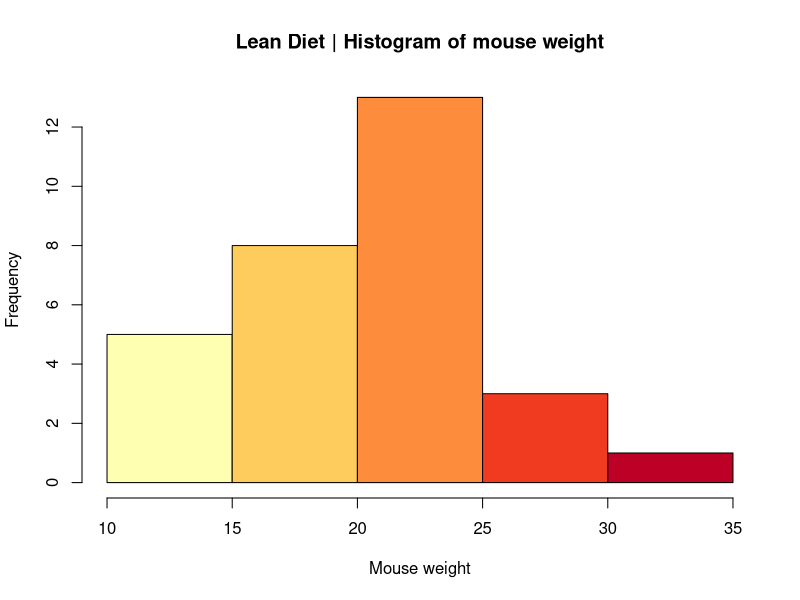
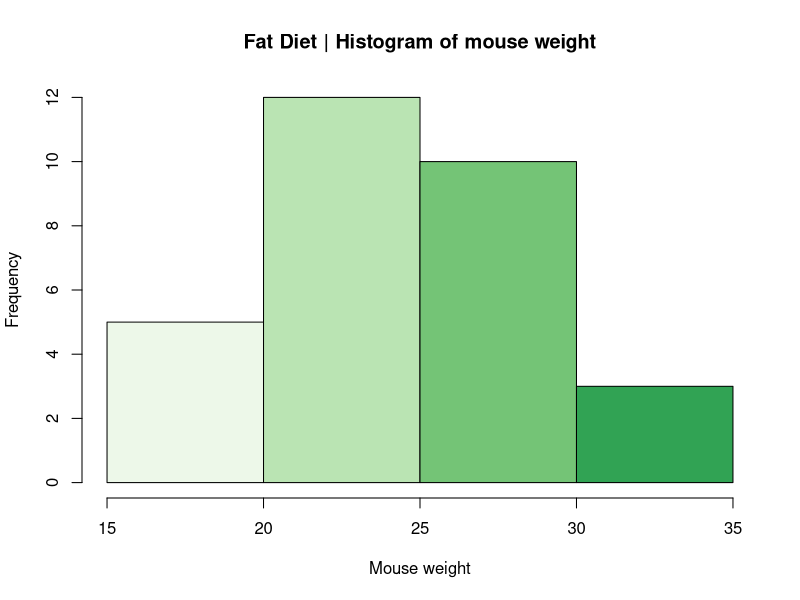
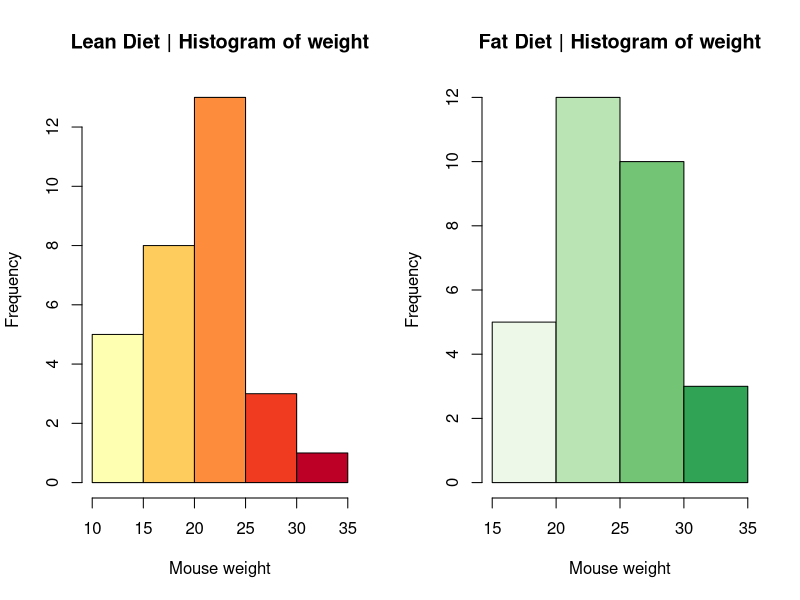
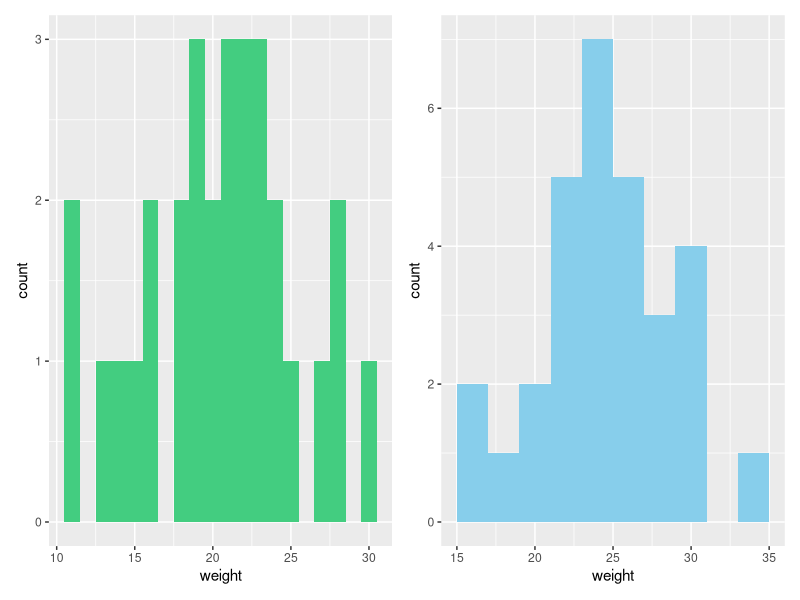
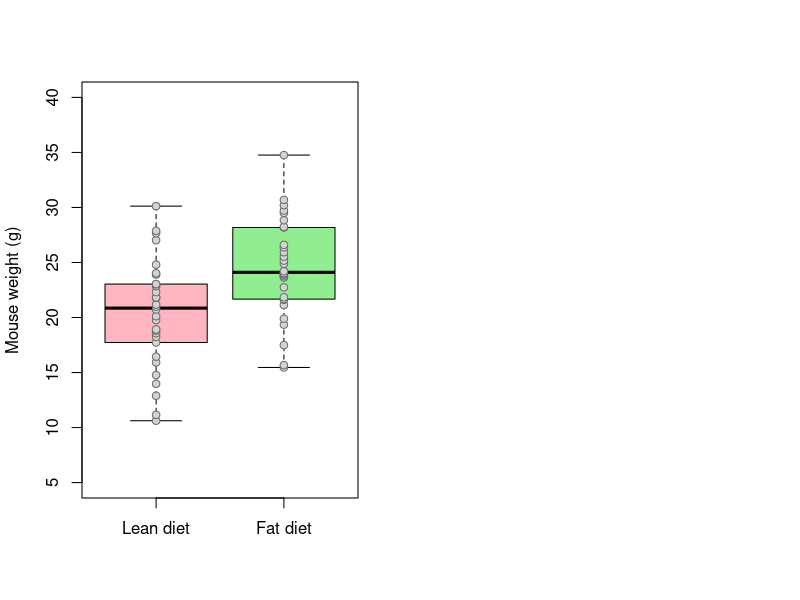
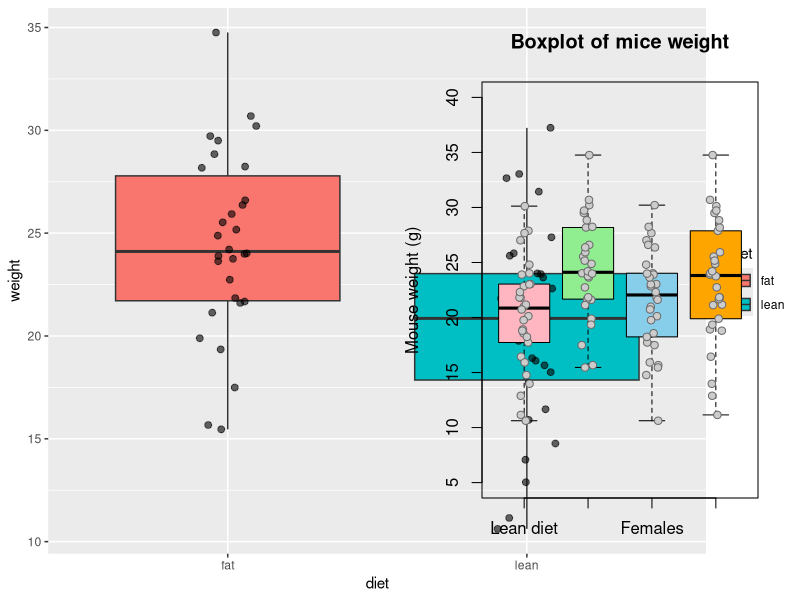
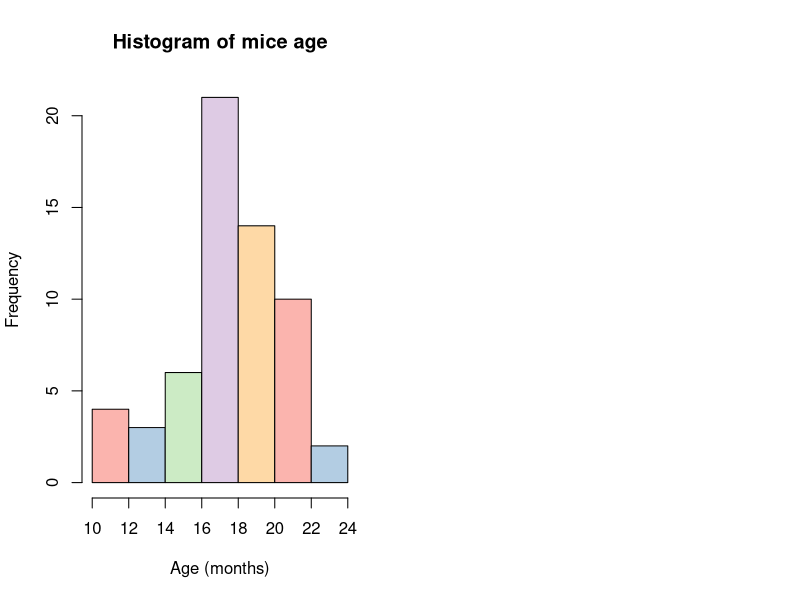
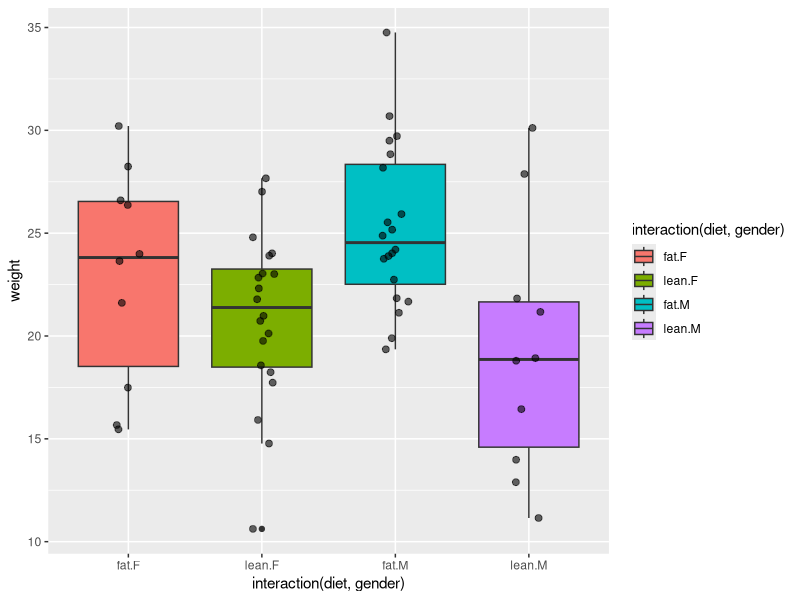

Recreate these plots in R, in order.
## ---- chunk 1
#| label: dataload
#| eval: true
#| warning: false

# Load required packages
library(tidyverse)     # to ease data wrangling and visualization
library(here)          # to help with file paths 
library(RColorBrewer)  # color palettes
library(patchwork)     # combine plots in panels for figures

# Load the file and save it to object mice_data
mice_data <- read.table(file=here("data/diet_mice_metadata.txt"), 
                        header = TRUE,
                        sep = "\t", dec = ".",
                        stringsAsFactors = TRUE)
## ---- chunk 2
#| label: exploreData
#| eval: true

head (mice_data, 10)   # Show the first 10 rows
tail (mice_data, 10)   # Show the last 10 rows
str(mice_data)         # Describe the class of each column in the dataset
summary (mice_data)    # Get the summary statistics for all columns
## ---- chunk 3
#| label: createTables
#| eval: true

# Filter the diet column by lean or fat and save results in a data frame
lean <- subset (mice_data, diet == "lean")
fat <- subset (mice_data, diet == "fat")

# Look at the new tables
head (lean)
head (fat)
## ---- chunk 4
#| label: descStat
#| eval: true

# Summary statistics per type of diet - min, max, median, average, standard deviation and variance 
summary(lean)      # quartiles, median, mean, max and min
sd (lean$weight)   # standard deviation of the weight
var(lean$weight)   # variance of the weight (var=sd^2)

summary(fat)
sd (fat$weight)   
var(fat$weight)

# The same using tidyverse style programming
mice_data %>%
  group_by(diet) %>%
  summarise(sd = sd(weight))

## ---- chunk 5
#| label: histogram
#| eval: true

# Histogram using base R plotting functions
hist(lean$weight,
     xlab = "Mouse weight",                         
     main = "Lean Diet | Histogram of mouse weight", 
     col = brewer.pal(5, "YlOrRd"))   # using 5 colors of the Yellow to Red palette

# Make the same plot for the fat diet, using our own colors
   # to see the other color names: colors()
hist(fat$weight,
     xlab = "Mouse weight",
     main = "Fat Diet | Histogram of mouse weight", 
      col = brewer.pal(5, "Greens"))

# Plot both histograms in same image
par(mfrow=c(1,2))   # set the parameters for the number of rows and columns of plots

hist(lean$weight, col = brewer.pal(5, "YlOrRd"),
     xlab = "Mouse weight",                            
     main = "Lean Diet | Histogram of weight")

hist(fat$weight,
     xlab = "Mouse weight",
     main = "Fat Diet | Histogram of weight", 
     col = brewer.pal(5, "Greens"))

# Similar plot, but using ggplot2
mice_data %>%
  filter(diet == "lean") %>%
  ggplot(mapping = aes(weight)) +
  geom_histogram(binwidth = 1, fill = "seagreen3" ) -> p_hist_lean

mice_data %>%
  filter(diet == "fat") %>%
  ggplot(mapping = aes(weight)) +
  geom_histogram(binwidth = 2, fill = "skyblue") -> p_hist_fat

p_hist_lean + p_hist_fat

## ---- chunk 6
#| label: boxPlot
#| eval: true

# Box and whiskers plot 
boxplot(lean$weight, fat$weight, col=c("lightpink", "lightgreen"),
        names=c("Lean diet", "Fat diet"),
        ylab="Mouse weight (g)",
        ylim = c(5, 40))   # setting the limits of the y axis

# Plot individual points and add them to the boxplot
   # pch is the point character, i.e. the symbol used for the points
stripchart(list(lean$weight, fat$weight),
           vertical = TRUE, method = "stack",
           pch = 21, col="grey42", bg="lightgrey",  
           add = TRUE)


# Similar, but using ggplo2
mice_data %>%
  ggplot(mapping=(aes(x=diet,y=weight))) +
  geom_boxplot(aes(fill=diet)) +
  geom_jitter(width=0.1, size=2, alpha=0.6)
  
  
## ---- chunk 7
#| label: viewExtraData
#| eval: true

# create table with weights per gender
females <- subset (mice_data, gender == "F")
males <- subset (mice_data, gender == "M")

# Box and whiskers plot
boxplot(lean$weight, fat$weight, females$weight, males$weight,
        ylim = c(5, 40),
        col=c("lightpink", "lightgreen", "skyblue", "orange"),
        names=c("Lean diet", "Fat diet", "Females", "Males"),
        ylab="Mouse weight (g)", main = "Boxplot of mice weight")

# Plot individual points and add them to the boxplot
stripchart(list(lean$weight, fat$weight, females$weight, males$weight),
           vertical = TRUE, method = "jitter",
           pch = 21, col="grey42", bg="grey80",
           add = TRUE)

# Look at the distribution of age
hist(mice_data$age_months, 
     xlab="Age (months)", 
     col = brewer.pal(5, "Pastel1"),
     main="Histogram of mice age")


# Similar, but using ggplot and an interaction term (which is what we are really interested in looking at)
mice_data %>%
  ggplot(mapping = aes(x=interaction(diet,gender),y=weight)) +
  geom_boxplot(aes(fill=interaction(diet,gender))) +
  geom_jitter(width=0.1, size=2, alpha=0.6)

# What if we want violin plots?
mice_data %>%
  ggplot(mapping = aes(x=interaction(diet,gender),y=weight)) +
  geom_violin(aes(fill=interaction(diet,gender))) +
  geom_jitter(width=0.1, size=2, alpha=0.6)

## ---- chunk 8
#| label: freq_table
#| eval: true

# How many measurements do we have for each gender (a categorical variable)
table(mice_data$gender)

# How many measurements do we have for each diet (a categorical variable)
table(mice_data$diet)

# How many measurements do we have for each gender in each diet? (Count the number of observations in the combination between the two categorical variables).
table(mice_data$diet, mice_data$gender)

# We can also use this for numerical discrete variables, like age.
# How many measurements of each age (a discrete variable) do we have by gender? 
table(mice_data$age_months, mice_data$gender)

# And by diet type? 
table(mice_data$age_months, mice_data$diet)

# What if we want to know the results for each of the three variables: age, diet and gender?
   # Using ftable instead of table to format the output in a more friendly way
ftable(mice_data$age_months, mice_data$diet, mice_data$gender)

# Doing a similar analysis, using tidyverse programming style
mice_data %>%
  group_by(age_months, diet, gender) %>%
  count()

## ---- chunk 9
#| label: correlation
#| eval: true

# Create the vectors with the variables of interest
my.weight <- mice_data$weight 
my.age <- mice_data$age_months

# Step1: scatter plot of age and weight 
# Note that the dependent variable is the weight, so it should be in the y axis, while the independent variable should be in the x axis.
plot(mice_data$age_months, mice_data$weight,
     ylab = "Weight (g)",
     xlab = "Age (months)", 
     pch = 19)  # character used for the points

# Step2: Calculate the Pearson coefficient of correlation (r)
my.correlation <- cor(my.weight, my.age, method = "pearson")
my.correlation

# Step3: fit a linear model (using the function lm) and 
# draw it on the scatter plot (using the function abline)
  # NOTE: "my.weight ~ my.age" can be read as "my.weight is modeled as a function of my.age" or 
  # "my.weight is explained by my.age".
  # When using lm() for linear regression, the "y ~ x" formula indicates that 
  # y is the dependent variable and x is the independent variable.

my.lm <- lm (my.weight ~ my.age)

# Plot the fitted line on the scatter plot
plot(mice_data$age_months, mice_data$weight, 
     ylab = "Weight (g) [Dependent variable]", xlab = "Age (months) [Independent variable]", pch = 19, 
     col = c(rep("lightgreen", 30), rep("orange", 30)))   # color the points from lean and fat diet

# add the line to the plot
abline(my.lm, col="grey50", lwd=2)

# add a legend to the plot
legend(30, 14, legend=c("Lean diet", "Fat diet"),
       col=c("lightgreen", "orange"), pch=19)

# Similar visualiztion using ggplot
mice_data %>%
  ggplot(mapping = aes(x=age_months,y=weight))+
  geom_point(aes(fill=diet), shape=21, size=2) +
  geom_smooth(method = "lm", se=TRUE, color="grey30") # se is the shaded confidence interval

# Now making a linear fit per diet type
mice_data %>%
  ggplot(mapping = aes(x=age_months,y=weight))+
  geom_point(aes(fill=diet), shape=21, size=2) +
  geom_smooth(aes(group=diet, color=diet),method = "lm", se=FALSE)

## ---- chunk 10
#| label: hypothesis
#| eval: true

# Apply a T-test to the lean and fat diet weights 

### Explanation of the arguments used ###
  # alternative="two.sided" :  two-sided because we want to test any difference between the means, and not only weight gain or weight loss (in which case it would be a one-sided test)

  # paired = FALSE : because we measured the weight in 2 different groups of mice (never the same individual). If we measure a variable 2 times in the same individual the data would be paired.

  # var.equal = TRUE : T-tests apply to equal variance data, so we assume it is TRUE and ask R to estimate the variance (if we chose FALSE, then R uses another similar method called Welch (or Satterthwaite) approximation) 

ttest <- t.test(lean$weight, fat$weight,
                alternative="two.sided", 
                paired = FALSE, 
                var.equal = TRUE)

# Print the results
ttest
## ---- chunk 11
#| label: ttest
#| eval: true

# Find the names of the output from the function t.test
names(ttest)

# Extract just the p-value
ttest$p.value


